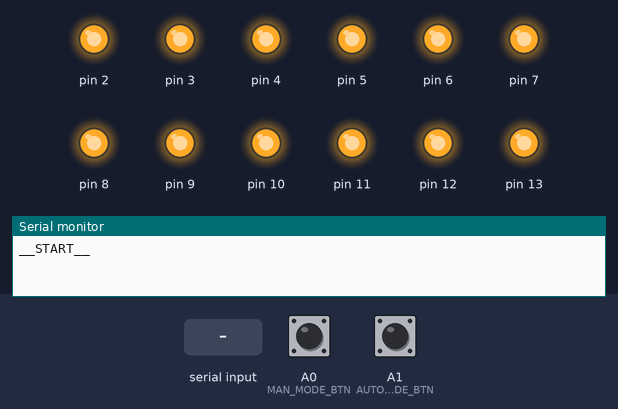
A sketch run on a simulated Arduino Uno, built with avr-gcc and run on an emulated ATmega328P. On the bench: output pins drawn as LEDs (lit = HIGH), the last lines printed to the serial monitor. Inputs (shaded band) come from the test bench; at power-on: A0 (MAN_MODE_BTN) HIGH, A1 (AUTO_MODE_BTN) HIGH.

Above: at 7.2 s.
7.3 s: "SETUIC\n" received over Serial
At 8.5 s:
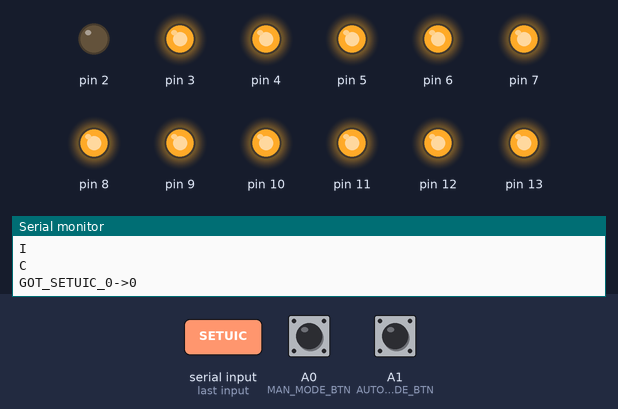
12.0 s: "setuic\n" received over Serial
13.5 s: "RESET\n" received over Serial
At 14.2 s:
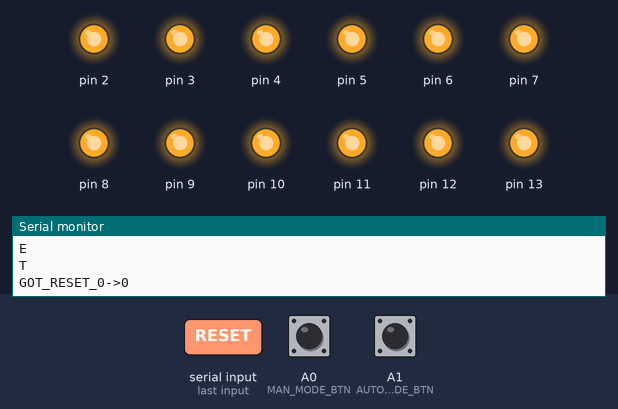
Timing chart, 0 to 16.0 s (numbered marks = the images above; inputs shaded):
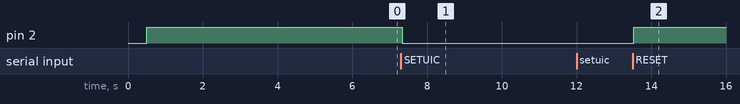

Measured:
- after the input at 7.3 s, pin 2: HIGH → LOW at once
- after the input at 13.5 s, pin 2: LOW → HIGH at once

The sketch:

sketch_sep04a.ino
```cpp
//#define AVR_MEGA2560
//#define AVR_UNO


volatile bool mode = 1; //AUTO = 0

#define  MAN_MODE_BTN A0
#define  AUTO_MODE_BTN A1


#ifdef __AVR_ATmega328P__
volatile bool invert_io = true;
#define OUT_COUNT 12

#define UIC_R_INDEX 0
#define UIC_G_INDEX 1
#define UIC_P_INDEX 2
byte pins[OUT_COUNT][3]={
 {1,2,0},
 {2,3,0},
 {3,4,0},
 {4,5,0},
 {5,6,0},
 {6,7,0},
 {7,8,0},
 {8,9,0},
 {9,10,0},
 {10,11,0},
 {11,12,0},
 {12,13,0}
};
#endif


#ifdef __AVR_ATmega2560__


#define UIC_R_INDEX 12
#define UIC_G_INDEX 13
#define UIC_P_INDEX 14

volatile bool invert_io = true;
#define OUT_COUNT 16
byte pins[OUT_COUNT][3]={
 {1,22,0},
 {2,24,0},
 {3,26,0},
 {4,28,0},
 {5,30,0},
 {6,32,0},
 {7,34,0},
 {8,36,0},
 {9,38,0},
 {10,40,0},
 {11,42,0},
 {12,44,0},
 {13,48,0},
 {14,50,0},
 {15,52,0}
};
#endif

String readString;

void setup() {

   Serial.begin(9600);
Serial.println("__START__");

  // put your setup code here, to run once:
  for(int i = 0; i < OUT_COUNT; i++){
    pinMode(pins[i][1], OUTPUT);

    if(!invert_io){
    digitalWrite(pins[i][1], HIGH);
    }else{
    digitalWrite(pins[i][1], LOW);
    }

    delay(500);
     if(!invert_io){
    digitalWrite(pins[i][1], LOW);
    }else{
    digitalWrite(pins[i][1], HIGH);
    }

  }


  pinMode(MAN_MODE_BTN, INPUT_PULLUP);
  pinMode(AUTO_MODE_BTN, INPUT_PULLUP);

}


String getValue(String data, char separator, int index)
{
    int found = 0;
    int strIndex[] = {
        0, -1};
    int maxIndex = data.length() - 1;
    for (int i = 0; i <= maxIndex && found <= index; i++)
    {
        if (data.charAt(i) == separator || i == maxIndex)
        {
            found++;
            strIndex[0] = strIndex[1] + 1;
            strIndex[1] = (i == maxIndex) ? i + 1 : i;
        }
    }
    return found > index ? data.substring(strIndex[0], strIndex[1]) : "";
}


void loop() {
  // put your main code here, to run repeatedly:


if(digitalRead(AUTO_MODE_BTN) == LOW){
  delay(100);
  mode = 0;
  Serial.println("__AUTO_MODE__");
  while(digitalRead(AUTO_MODE_BTN) == LOW){
    delay(100);
    }
  }

if(digitalRead(MAN_MODE_BTN) == LOW){
  delay(100);
  mode = 1;
    Serial.println("__MANUAL_MODE__");
  while(digitalRead(MAN_MODE_BTN) == LOW){
    delay(100);
    }
  }
/*
if(mode == 0){
int randNumber = random(OUT_COUNT);
int randNumber_s = random(1);
    if(randNumber_s){
    digitalWrite(pins[randNumber][1], LOW);
    pins[randNumber][2] = 0;
    }else{
    digitalWrite(pins[randNumber][1], HIGH);
     pins[randNumber][2] = 1;
    }

  delay(2000);
return;
}

 */
while (Serial.available())
    {
        delay(5); //delay to allow buffer to fill
        if (Serial.available() > 0)
        {
            char c = Serial.read(); //gets one byte from serial buffer
            if(c == '\r' || c == '\n'){
              break;
              }
            readString += c;        //makes the string readString
            Serial.println(c);
        }
    }

    if (readString.length() > 0)
    {
        String cmd = getValue(readString, '_', 0);
        int pin = getValue(readString, '_', 1).toInt();
        int state = getValue(readString, '_', 2).toInt();

        Serial.println("GOT_" + cmd + "_" + String(pin) + "->" + String(state));
        readString = "";

if(cmd == "SETUIC" || cmd == "setuic"){

if(!invert_io){
    digitalWrite(pins[UIC_R_INDEX][1], LOW);
     digitalWrite(pins[UIC_G_INDEX][1], LOW);
      digitalWrite(pins[UIC_P_INDEX][1], LOW);
      pins[UIC_P_INDEX][2] = 0;
    }else{
    digitalWrite(pins[UIC_R_INDEX][1], HIGH);
    digitalWrite(pins[UIC_G_INDEX][1], HIGH);
    digitalWrite(pins[UIC_P_INDEX][1], HIGH);
    pins[UIC_P_INDEX][2] = 1;
   }

if(state == 0){if(!invert_io){digitalWrite(pins[UIC_R_INDEX][1], HIGH);pins[UIC_R_INDEX][2] = 1;}else{digitalWrite(pins[UIC_R_INDEX][1], LOW);pins[UIC_R_INDEX][2] = 0;}}
if(state == 1){if(!invert_io){digitalWrite(pins[UIC_G_INDEX][1], HIGH);pins[UIC_G_INDEX][2] = 1;}else{digitalWrite(pins[UIC_G_INDEX][1], LOW);pins[UIC_G_INDEX][2] = 0;}}
if(state == 2){if(!invert_io){digitalWrite(pins[UIC_P_INDEX][1], HIGH);pins[UIC_P_INDEX][2] = 1;}else{digitalWrite(pins[UIC_P_INDEX][1], LOW);pins[UIC_P_INDEX][2] = 0;}}
  }

if(cmd == "RESET" || cmd == "reset"){
  for(int i = 0; i < OUT_COUNT; i++){
    if(!invert_io){
    digitalWrite(pins[i][1], LOW);
    pins[i][2] = 0;
    }else{
    digitalWrite(pins[i][1], HIGH);
     pins[i][2] = 1;
    }

  }
  }

if(cmd == "SET" || cmd == "set"){
  for(int i = 0; i < OUT_COUNT; i++){
  if(pins[i][0] != pin){continue;}

   if(state ==1){
    if(!invert_io){
    digitalWrite(pins[i][1], LOW);
     pins[i][2] = 0;
    }else{
    digitalWrite(pins[i][1], HIGH);
     pins[i][2] = 1;
    }
   }else{
    if(!invert_io){
    digitalWrite(pins[i][1], HIGH);
     pins[i][2] = 1;
    }else{
    digitalWrite(pins[i][1], LOW);
     pins[i][2] = 0;
    }
    }
  }
}


    }
}
```
